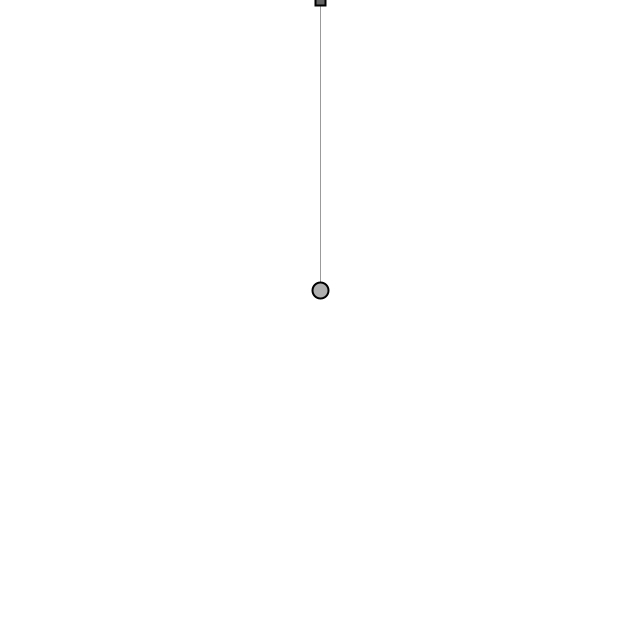
Frame 1 (no input)
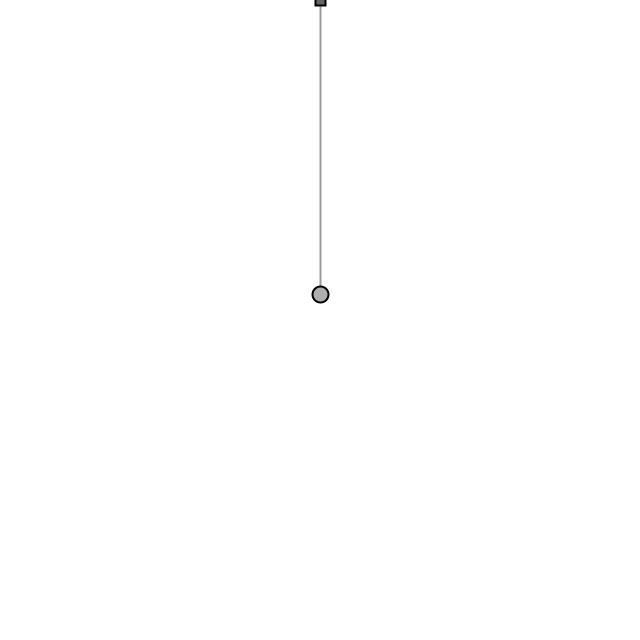
Frame 60 (the mouse pressed at the canvas centre just before this capture)
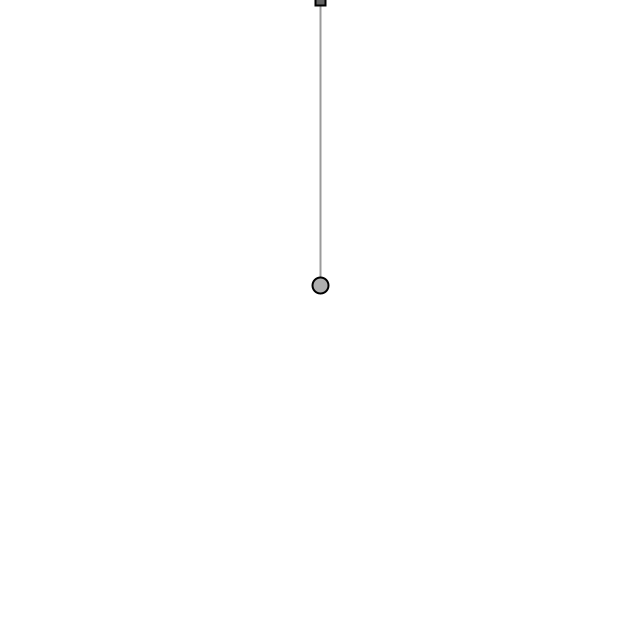
Frame 120 (the mouse held since frame 60 and released just before this capture)

The Processing sketch that drew these frames (run headless with seeded random() and noise(); from frame 60 on, the mouse is pressed at the canvas centre):

// Processing sketch: noc03_21_spring_connect
// ── noc03_21_spring_connect.pde
Ball ball;

Spring spring;

void setup() {  
  size(640,640);
  
  ball = new Ball(width/2, 300);  
  spring = new Spring(width/2,0,200);
}

void draw() {
  
  background(255);
  
  
  PVector gravity = new PVector(0,0.1);  
  ball.applyForce(gravity);    
  spring.connect(ball);
    
  ball.update();  
  spring.displayLine(ball);
  ball.display();  
  spring.display();
  
}
// ── Ball.pde
class Ball {
    
  PVector location;  
  PVector velocity;
  PVector acceleration;
  
   
  Ball(float locX, float locY) {
    location = new PVector(locX,locY);
    velocity = new PVector(0,0);
    acceleration = new PVector(0,0);    
  }
  
  void applyForce(PVector force) {    
     acceleration.add(force);
  }
   
  
  void update() {
    velocity.add(acceleration);
    location.add(velocity);
    
    acceleration.mult(0);
  }
  
  void display() {
    
    stroke(0);
    strokeWeight(2);
    fill(175);    
    ellipse(location.x,location.y,16,16);
  }
  
}
// ── Spring.pde
class Spring {
  
  PVector anchor;
  
  float len;
  
  float k = 0.1;
  
  Spring(float x, float y, float l) {
    anchor = new PVector(x,y);
    len = l;
  }
  
  void connect(Ball b) {
    PVector force = PVector.sub(b.location, anchor);
    
    float d = force.mag();
    
    float stretch = d - len;
    
    force.normalize();
    force.mult(-1 * k * stretch);
    
    b.applyForce(force);
  }
  
  void display() {
    fill(100);
    rectMode(CENTER);
    rect(anchor.x,anchor.y, 10,10);    
  }
  
  void displayLine(Ball b) {
    stroke(155);
    fill(100);
    line(b.location.x, b.location.y, anchor.x, anchor.y);
  }
  
}
